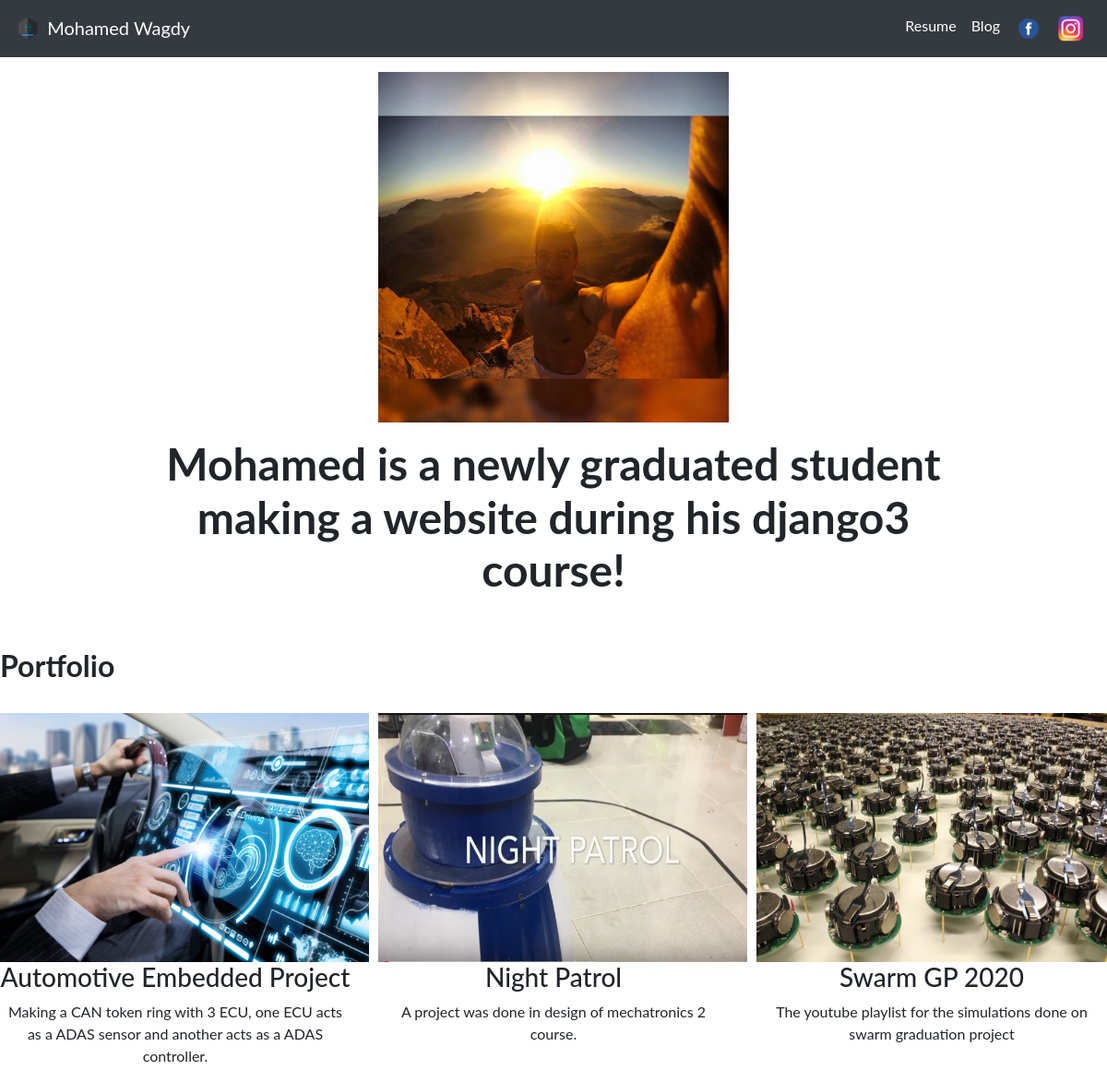
The page / on the database its author committed.
### portofolio/models.py (models this page shows, shortened)
class Project(models.Model):
    title = models.CharField(max_length = 100)
    description = models.CharField(max_length = 250)
    image = models.ImageField(upload_to = 'portofolio/images/')
    url = models.URLField(blank = True)

### portofolio/views.py (the view)
# urls.py: 2. Add a URL to urlpatterns:  path('', views.home, name='home')
def home(request):
    projects = Project.objects.all()
    return render(request, "portofolio/home.html", {'projects':projects})

### portofolio/templates/portofolio/home.html
{% extends 'portofolio/base.html' %}
{% load static %}
{% block content %}
<div class="row justify-content-center my-3">
  <div class="col-4">
    <img src="{% static 'portofolio\etchzee.jpg' %}" class="img-fluid">
  </div>
</div>
<div class="row justify-content-center my-3">
  <div class="col-md-9 text-center">
    <h1 id="hometext" class="font-weight-bold">Mohamed is a newly graduated student making a website during his django3 course!</h1>
  </div>
</div>
<h2 class="mt-5 font-weight-bold">Portfolio</h2><br>
<div class="row">
  {% for project in projects %}
    <div class="col-md-4 text-center">
      {% if project.url %}
        <a href="{{ project.url }}" target="_blank"><img src="{{ project.image.url }}" width="400" height="270"></a>
      {% else %}
        <img src="{{ project.image.url }}" class="img-fluid mb2" >
      {% endif %}
      <h3>{{ project.title }}</h3>
      <p>{{ project.description }}</p>
    </div>
  {% endfor %}
</div>
{% endblock %}

### portofolio/templates/portofolio/base.html (shortened to what this page needs)
{% load static %}
<!doctype html>
<html lang="en">
  <head>
    <link rel="stylesheet" href="https://stackpath.bootstrapcdn.com/bootstrap/4.5.2/css/bootstrap.min.css">
    <link rel="stylesheet" href="{% static "portofolio/custom.css" %}">
  </head>
  <body>
    <nav class="navbar navbar-expand-md navbar-dark bg-dark">
  <a class="navbar-brand" href="{% url 'home' %}"><img src="{% static "portofolio/Logo.png" %}" width="30" height="30" class="d-inline-block align-mid">
        <span>Mohamed Wagdy</span></a>
  <div class="collapse navbar-collapse text-center" id="navbarSupportedContent">
    <ul class="navbar-nav ml-auto">
      <li class="nav-item">
        <a style="color: rgba(255,255,255,10)" class="nav-link" href="{% static "portofolio/resume.pdf" %}">Resume</a>
      </li>
      <li class="nav-item">
        <a style="color: rgba(255,255,255,10)" class="nav-link" href="{% url "blog:all_blogs" %}">Blog</a>
      </li>
      <li class="nav-item">
        <a class="nav-link" href="https://www.facebook.com/mohamed.h.wagdy/" target="_blank">
          <img src="{% static "portofolio/fb.png" %}" width="30" height="30" class="d-inline-block align-mid">
        </a>
      </li>
      <li class="nav-item">
        <a class="nav-link" href="https://www.instagram.com/mohamedhwagdy/" target="_blank">
          <img src="{% static "portofolio/ig.png" %}" width="30" height="30" class="d-inline-block align-mid">
        </a>
      </li>
    </ul>
  </div>
</nav>
{% block content %}{% endblock %}
  </body>
</html>

### portofolio/static/portofolio/custom.css (style rules this page uses)
.navbar-nav .nav-link { color: rgba(0,0,0,1) ; }
body { font-family: 'Lato', sans-serif; }
@media (min-width: 992px) { #hometext { font-size: 3rem; } }

### rows shown on the page
Project: image (picture), title "Automotive Embedded Project", description "Making a CAN token ring with 3 ECU, one ECU acts as a ADAS sensor and another acts as a ADAS controller."
Project: image (picture), title "Night Patrol", description "A project was done in design of mechatronics 2 course."
Project: image (picture), title "Swarm GP 2020", description "The youtube playlist for the simulations done on swarm graduation project"
